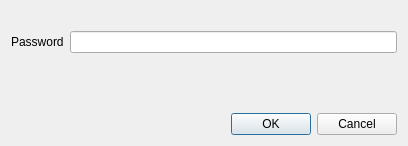
<?xml version="1.0" encoding="UTF-8"?>
<ui version="4.0">
 <class>CredentialsDialog</class>
 <widget class="QDialog" name="CredentialsDialog">
  <property name="geometry">
   <rect>
    <x>0</x>
    <y>0</y>
    <width>408</width>
    <height>146</height>
   </rect>
  </property>
  <property name="windowTitle">
   <string>Credentials</string>
  </property>
  <layout class="QFormLayout" name="formLayout_2">
   <property name="fieldGrowthPolicy">
    <enum>QFormLayout::AllNonFixedFieldsGrow</enum>
   </property>
   <item row="0" column="0">
    <widget class="QLabel" name="hostLabel">
     <property name="text">
      <string/>
     </property>
     <property name="alignment">
      <set>Qt::AlignCenter</set>
     </property>
    </widget>
   </item>
   <item row="1" column="0" colspan="2">
    <layout class="QFormLayout" name="formLayout">
     <property name="fieldGrowthPolicy">
      <enum>QFormLayout::AllNonFixedFieldsGrow</enum>
     </property>
     <property name="labelAlignment">
      <set>Qt::AlignRight|Qt::AlignTrailing|Qt::AlignVCenter</set>
     </property>
     <item row="0" column="1">
      <widget class="QLineEdit" name="credentialsEdit">
       <property name="echoMode">
        <enum>QLineEdit::Password</enum>
       </property>
      </widget>
     </item>
     <item row="0" column="0">
      <widget class="QLabel" name="promptLabel">
       <property name="text">
        <string>Password</string>
       </property>
      </widget>
     </item>
    </layout>
   </item>
   <item row="2" column="0">
    <widget class="QLabel" name="messageLabel">
     <property name="text">
      <string/>
     </property>
     <property name="textFormat">
      <enum>Qt::AutoText</enum>
     </property>
    </widget>
   </item>
   <item row="3" column="0" colspan="2">
    <spacer name="verticalSpacer">
     <property name="orientation">
      <enum>Qt::Vertical</enum>
     </property>
     <property name="sizeHint" stdset="0">
      <size>
       <width>379</width>
       <height>4</height>
      </size>
     </property>
    </spacer>
   </item>
   <item row="4" column="1">
    <widget class="QDialogButtonBox" name="buttonBox">
     <property name="orientation">
      <enum>Qt::Horizontal</enum>
     </property>
     <property name="standardButtons">
      <set>QDialogButtonBox::Cancel|QDialogButtonBox::Ok</set>
     </property>
    </widget>
   </item>
  </layout>
 </widget>
 <tabstops>
  <tabstop>credentialsEdit</tabstop>
  <tabstop>buttonBox</tabstop>
 </tabstops>
 <resources/>
 <connections>
  <connection>
   <sender>buttonBox</sender>
   <signal>accepted()</signal>
   <receiver>CredentialsDialog</receiver>
   <slot>accept()</slot>
   <hints>
    <hint type="sourcelabel">
     <x>248</x>
     <y>254</y>
    </hint>
    <hint type="destinationlabel">
     <x>157</x>
     <y>274</y>
    </hint>
   </hints>
  </connection>
  <connection>
   <sender>buttonBox</sender>
   <signal>rejected()</signal>
   <receiver>CredentialsDialog</receiver>
   <slot>reject()</slot>
   <hints>
    <hint type="sourcelabel">
     <x>316</x>
     <y>260</y>
    </hint>
    <hint type="destinationlabel">
     <x>286</x>
     <y>274</y>
    </hint>
   </hints>
  </connection>
 </connections>
</ui>
